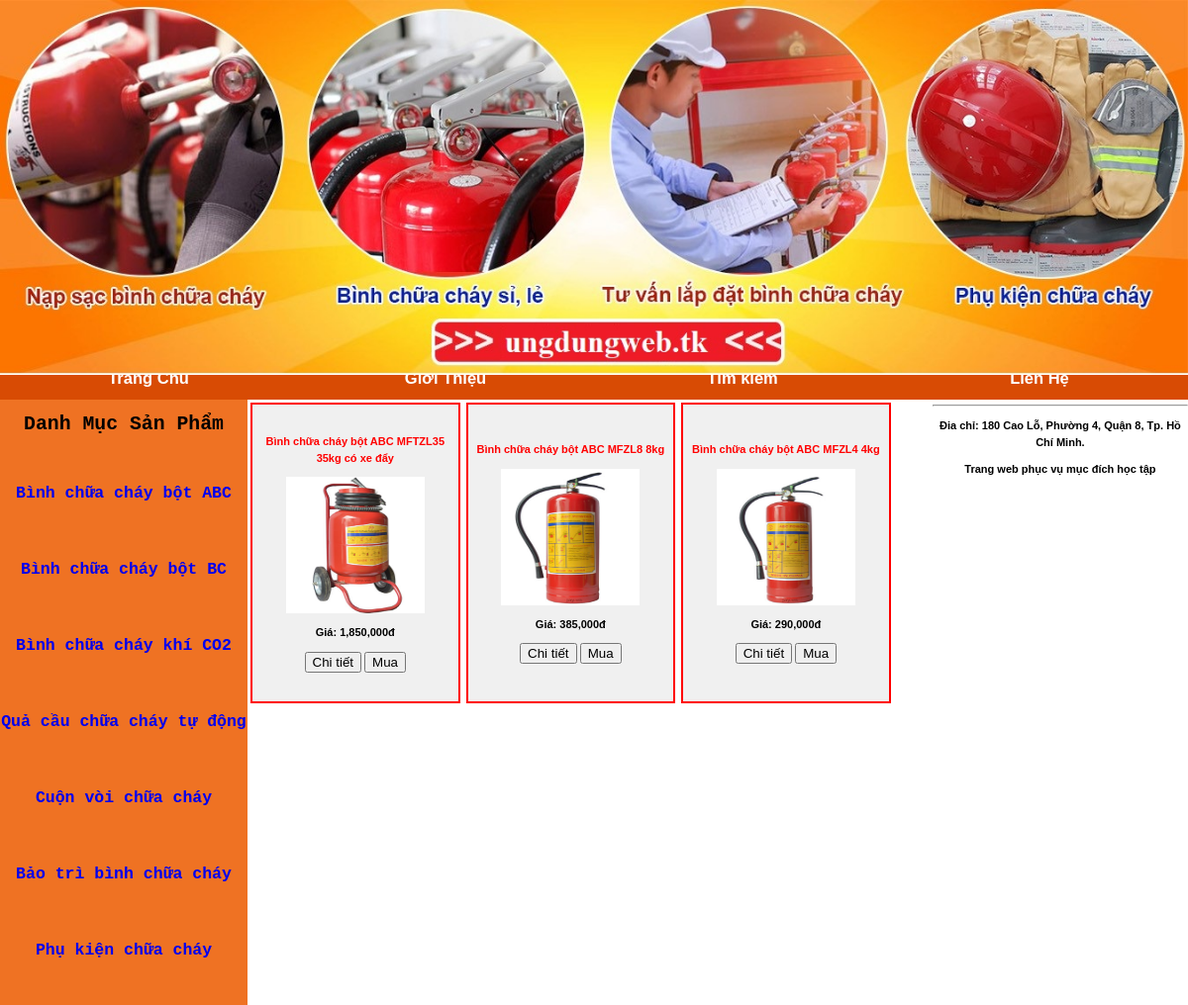
/sanpham.php?madanhmuc=BABC, run on the app's committed database.
### tables this page shows
CREATE TABLE `danhmucsp` (
  `madanhmuc` varchar(5) NOT NULL,
  `tendanhmuc` varchar(50) NOT NULL
);

CREATE TABLE `sanpham` (
  `ma_sp` varchar(15) NOT NULL,
  `ten_sp` varchar(200) NOT NULL,
  `mota` text NOT NULL,
  `gia` int(11) NOT NULL,
  `hinh` varchar(50) NOT NULL,
  `madanhmuc` varchar(5) NOT NULL
);

### sanpham.php (the view, shortened to what this page needs)
<!DOCTYPE html PUBLIC "-//W3C//DTD XHTML 1.0 Transitional//EN" "http://www.w3.org/TR/xhtml1/DTD/xhtml1-transitional.dtd">
<html xmlns="http://www.w3.org/1999/xhtml">
<head>
  <?php
  include ROOT."/include/head.php";
  ?>
  <?php
  $id = $_GET['madanhmuc'];
  $sql="select * from danhmucsp where madanhmuc='$id' ";
  $obj = new PDO("mysql:host=". HOST."; dbname=". DB , USER, PASS);
  $obj->query("set names 'utf8' ");
  $data = $obj->query($sql);
  $rows = $data->fetchAll();
    ?>
</head>
<body>
  <div>
    <div id="header">
      <?php
      include ROOT."/include/header.php";
      ?>
    </div>
    <div id="container">
      <div id="dmsp" >
        <?php
        include ROOT."/include/danhmuc.php";
        ?>
      </div>
      <div id="conten">
       <?php
       $id = $_GET['madanhmuc'];
       $sql="select * from sanpham where madanhmuc='$id' ";
       $obj = new PDO("mysql:host=". HOST."; dbname=". DB , USER, PASS);
       $obj->query("set names 'utf8' ");
       $data = $obj->query($sql);
       $rows = $data->fetchAll();
       foreach($rows as $r)
       {
        ?>
        <div class="sp">
          <p style="color: red; font-weight: bold; font-size: 100%"><?php echo $r['ten_sp'];?><br></p>
          <p ><img src="sanpham/<?php echo $r['madanhmuc']; ?>/<?php echo $r['hinh']; ?>" height="138px" width="140px" ></p>
          <p style="font-weight: bold;"  >Giá: <?php echo number_format($r['gia']).'đ';?></p>
          <p>
            <a href="chitietsp.php?ma_sp=<?php echo $r['ma_sp']?>"><input type="button" name="chitiet" value="Chi tiết"></a>
            <a href="updategiohang.php?ma_sp=<?php echo $r['ma_sp']?>"><input type="button" name="mua" value="Mua"></a>
          </p>
        </div>
        <?php
      }
      ?>
    </div>
  </div>
  <div id="footer">
    <?php
    include ROOT."/include/footer.php";
    ?>
  </div>
</body>
</html>

### include/head.php (shortened to what this page needs)
<link rel="stylesheet" href="stype.css">

### include/header.php
<img src="images/header.jpg" alt="PCCC-Banner" width="100%">
<div id="menu">
	<div class="mn_"><a href="home.php">Trang Chủ</a></div>
	<div class="mn_"><a href="gioithieu.php">Giới Thiệu</a></div>
	<div class="mn_"><a href="timkiem.php">Tìm kiếm</a></div>
	<div class="mn_"><a href="lienhe.php">Liên Hệ </a></div>
</div>

### include/danhmuc.php (shortened to what this page needs)
<pre
<?php
$sql="select * from danhmucsp";
$obj = new PDO("mysql:host=". HOST."; dbname=". DB , USER, PASS);
$obj->query("set names 'utf8' ");
$data = $obj->query($sql);
$rows = $data->fetchAll();
?>
<div id="divdm" style=" width: 100%;">
<p style="font-weight: bold;font-size: 180%;">Danh Mục Sản Phẩm</p>
  <?php
  foreach($rows as $r)
    {
  ?>
      <p style="font-weight: bold;font-size: 150%;"><a href="sanpham.php?madanhmuc=<?php echo $r['madanhmuc'];?>"><?php echo $r['tendanhmuc'];?></a>
        </p>
      <?php
    }
    ?>
</div>

### include/footer.php
<hr>
<div style="text-align: center;">
<p>Đia chỉ: 180 Cao Lỗ, Phường 4, Quận 8, Tp. Hồ Chí Minh.</p>
<p>Trang web phục vụ mục đích học tập </p>
</div>

### stype.css (style rules this page uses)
a { text-decoration: none; }
body { width: 100%; margin: 0; padding: 0; line-height: 1.5em; font-family: Verdana, Arial, san-serif; font-size: 11px; color: #000000; }
#header { margin: 0; padding: 0; font-family: Arial; min-width: 1000px; }
#menu { clear: both; margin-top: -5px; padding: 0; width: 100%; background-color:#D84B04; height: 30px; }
.mn_ { height: 20px; float: left; width: 25%; text-align:center; font-size: 150%; font-weight: bold; background: #D84B04; }
.mn_ a { color: #ffffff; }
.sp { margin: 3px; float: left; width: 30%; min-width: 200px; height: 300px; background-color: #f0f0f0; border: 2px solid #ff0000; align-content: center; text-align: center; font-weight: bold; font-size: 100%; }
#container { margin: 0; width: 100%; background-color: #EDF2F4; }
#dmsp { float: left; margin: 0; padding: 0; text-align: center; background-color: #EF7223; width: 250px; font-size: 100%; }
#divdm { clear: all; margin: 0; padding: 0; font-size: 100%; line-height:1em; }
#conten { margin-left: 20%; float: left; margin: 0; padding: 0; max-width: 80%; align-content: center; }
#footer { clear: all; width: 100% font-size:100%; font-weight:bold; }

### data on the page
danhmucsp: tendanhmuc "Bình chữa cháy bột ABC"
danhmucsp: tendanhmuc "Bình chữa cháy bột BC"
danhmucsp: tendanhmuc "Bình chữa cháy khí CO2"
danhmucsp: tendanhmuc "Quả cầu chữa cháy tự động"
danhmucsp: tendanhmuc "Cuộn vòi chữa cháy"
danhmucsp: tendanhmuc "Bảo trì bình chữa cháy"
danhmucsp: tendanhmuc "Phụ kiện chữa cháy"
sanpham: ten_sp "Bình chữa cháy bột ABC MFTZL35 35kg có xe đẩy", madanhmuc+hinh (picture), gia "1,850,000"
sanpham: ten_sp "Bình chữa cháy bột ABC MFZL8 8kg", madanhmuc+hinh (picture), gia "385,000"
sanpham: ten_sp "Bình chữa cháy bột ABC MFZL4 4kg", madanhmuc+hinh (picture), gia "290,000"
